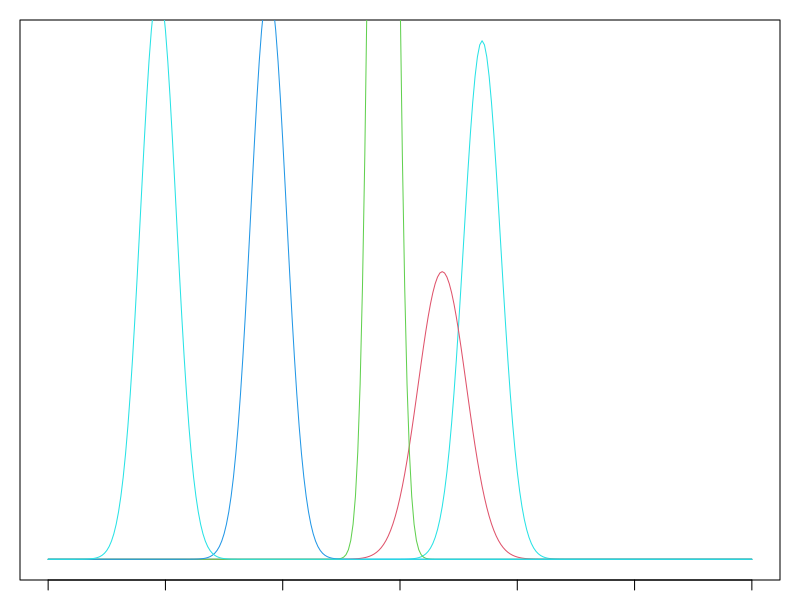
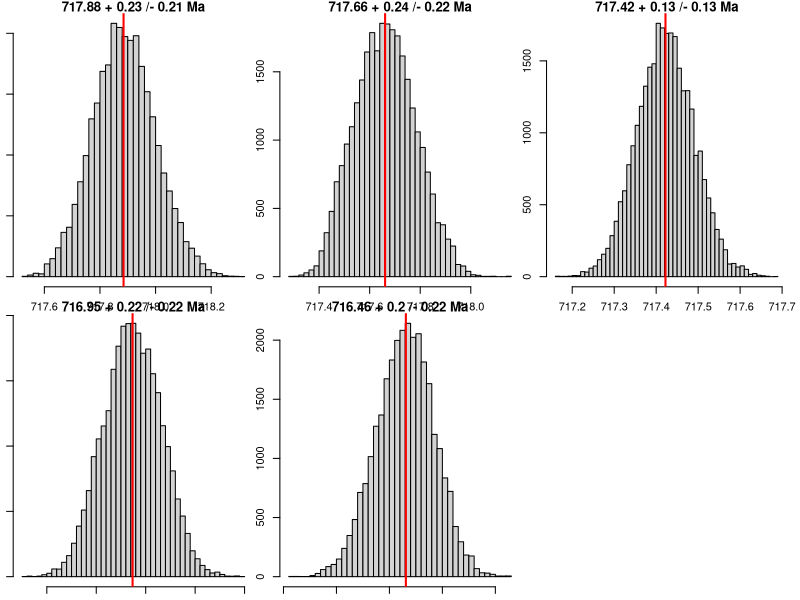
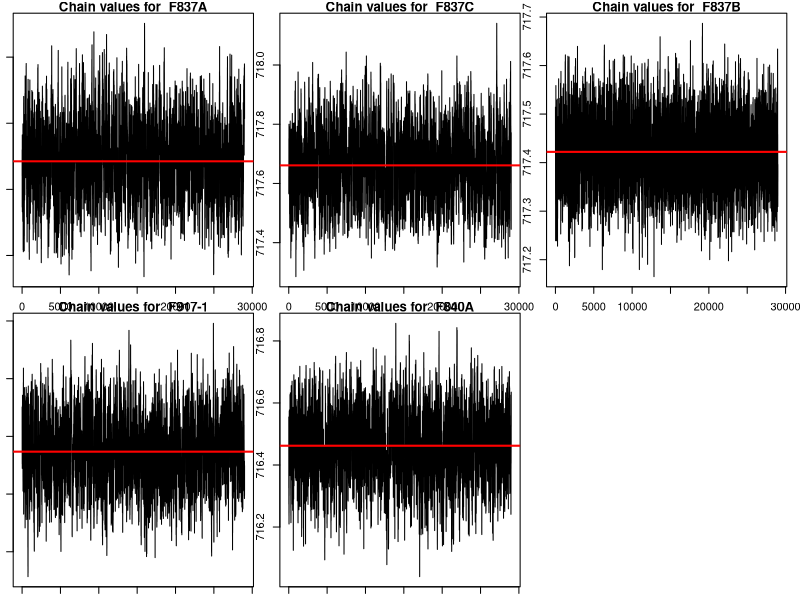
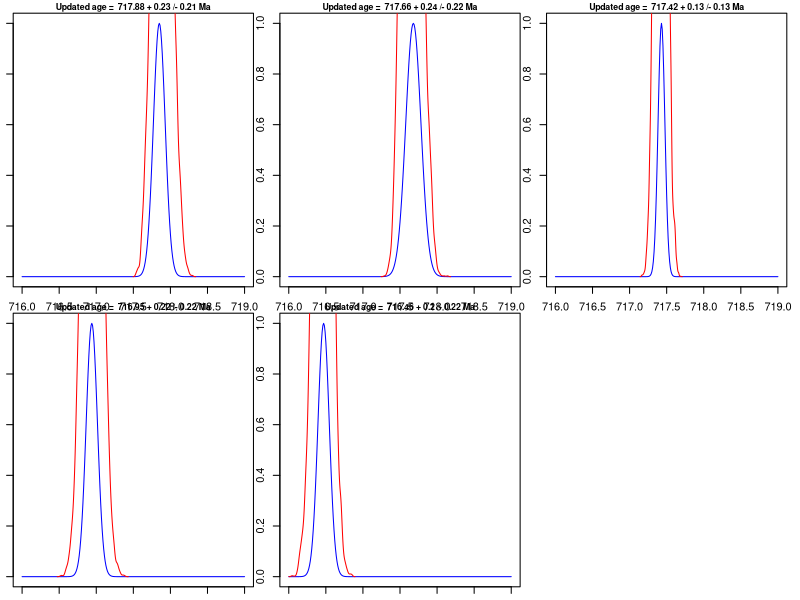
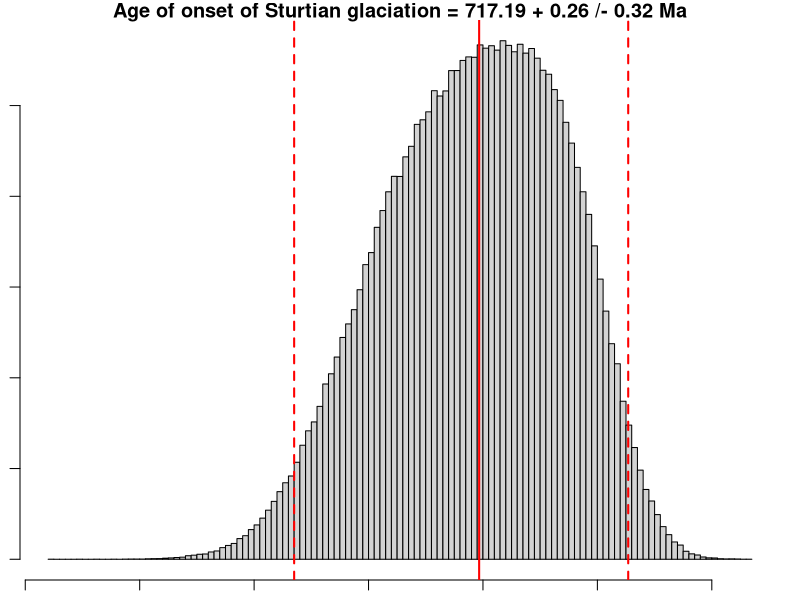
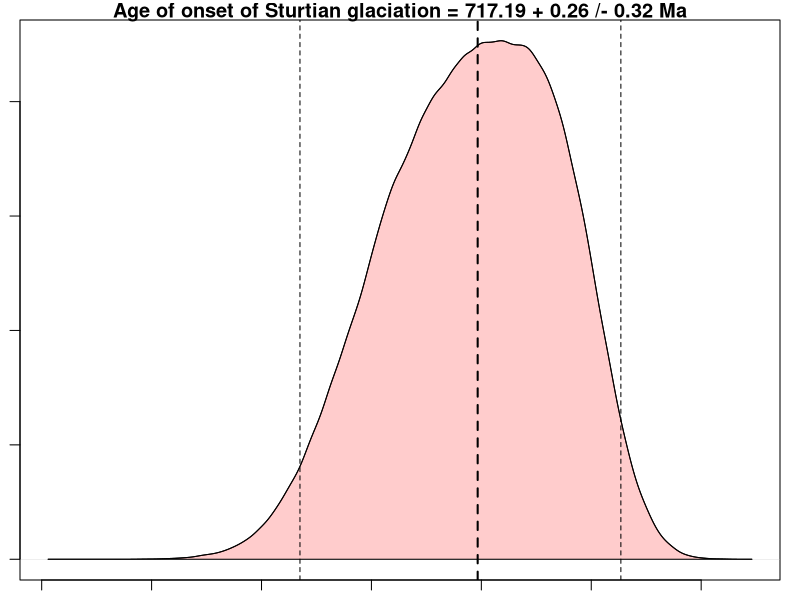
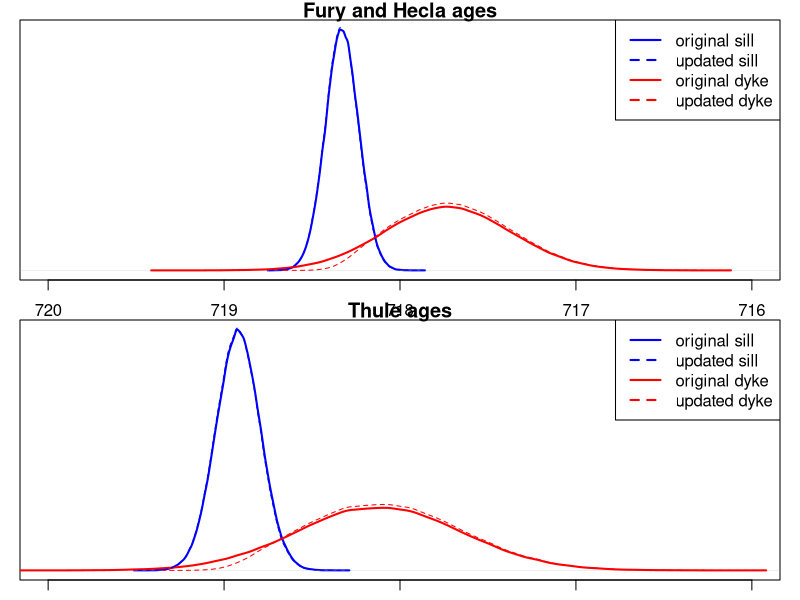
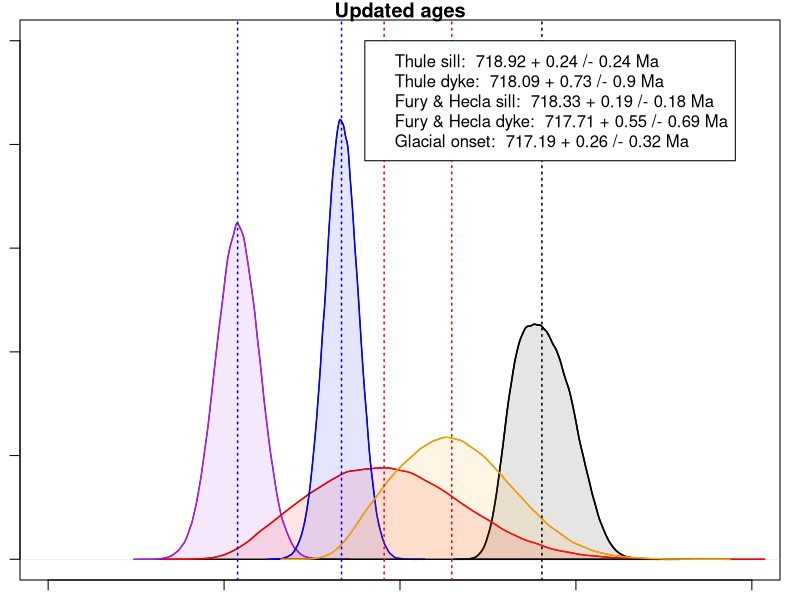

Source code (R) for these figures, in order:
## ---- chunk 1
graphics.off() 
rm(list=ls())  
par(mar=c(1,1,1,1))
## ---- chunk 2
library(dplyr) 
library(scales)

# This function generates a median age and the plus and minus uncertainties using quantiles.This function generates uncertainties at the 95% level allowing for non-Gaussian distributions.

age_calc <- function(agesamples, prob=0.95){
  q <- quantile(agesamples, c(0.5, 0.025, 0.975))
  boundarymedian <- q[1]
  boundaryplus <- q[3]-q[1]
  boundaryminus <- q[1]-q[2]
  return(as.vector(c(boundarymedian, boundaryplus, boundaryminus)))
}

# This function generates text describing the age and uncertainty in terms of the familiar +/- convention typically used in geochronology.

age_print <- function(params){
  params = params
  age <- paste(round(params[1],2) %>% as.character, "+", round(params[2],2) %>% as.character, "/-", round(params[3],2) %>% as.character, "Ma")
  return(age)
}

## ---- chunk 3
#all data are from Macdonald et al. (2018, Precambrian Research)
means <- data.frame('Rank'=1:5, 'Id' = c('F837A', 'F837C', 'F837B', 'F917-1', 'F840A'), 
                     age = c(717.85, 717.68, 717.43, 716.94, 716.47), 'age_err95' = 
                       c(0.24,0.31,0.14,0.23,0.23))
means
dur <- length(means$age)
# We need to convert 95% uncertainty to 1-sigma for the purpose of this analysis since it will be done based on standard deviations. 
sd_corr <- 95.45/95
## ---- chunk 4
ln_likelihoods <- function(t){
  ll <- matrix(0,dur,1)
  for (s in 1:dur){
      ll[s] <- dnorm(t[s],mean=means$age[s],sd=(means$age_err95[s])*sd_corr/2, log=T)
    }
  return(ll)
}
## ---- chunk 5
age_axis <- seq(716,719, by=0.01) # Changes based on data set
len <- length(age_axis)
ageAxis <- matrix(0,dur,len)

for(i in 1:len){
  ageAxis[,i] <- age_axis[i]
}


ln_ages <- matrix(0,dur,len) 

for(i in 1:len) {
  ln_ages[,i] <- 10^(ln_likelihoods(ageAxis[,i]))
}

  plot(age_axis,ln_ages[1,], type="l",col=i,xlab="Age [Ma]", ylab="Likelihood", yaxt = "n")

for (i in 2:dur){
  
    lines(age_axis,ln_ages[i,], col=i)
  }
 
## ---- chunk 6
ln_likelihood = function(params){
  sumll <- sum(ln_likelihoods(params))
  return(sumll)
}
## ---- chunk 7
ln_prior <- function(params){
  for (i in seq(1,length(params)-1)){ 
    t_prior<- params[i]
    t_next<-params[i+1]
    if (t_prior>t_next){
      if (i==(dur-1)){
        ln_pr <- log(1)
      }else{
        t_prior <- t_next
        next
      }
    } else{
      ln_pr<-log(0)
    }

  return(ln_pr)
  }
}  
## ---- chunk 8
# This is to test whether or not the post function is working. 
ln_prior(c(753, 745, 740, 732, 730))
## ---- chunk 9
ln_post <- function(params){
  post <- ln_likelihood(params) + ln_prior(params)
  return(post)
}
## ---- chunk 10
proposalfunction <- function(param){
  # The sd values for the proposal function must be calculated depending on the age type
  # We will just use 0.05 m.y. for each
  sd_vals <- rep(0.05, dur)
  means <- means[order(means$age,decreasing=TRUE),]
  return(rnorm(dur,mean = param, sd= sd_vals))
}
## ---- chunk 11
run_metropolis_MCMC <- function(startvalue, iterations){
  chain = array(dim = c(iterations+1,dur))
  chain[1,] = startvalue
  for (i in 1:iterations){
    proposal = proposalfunction(chain[i,])
    probab = exp(ln_post(proposal) - ln_post(chain[i,]))
    if (runif(1) < probab){ 
      chain[i+1,] = proposal
    }else{
      chain[i+1,] = chain[i,]
    }
  }
  return(chain)
}

## ---- chunk 12
startval <- rnorm(5, mean=means$age, sd=means$age_err95/4)

chain = run_metropolis_MCMC(startval, 30000)

burnIn = 1000
acceptance = 1-mean(duplicated(chain[-(1:burnIn),]))
## ---- chunk 13
  yukon_updated <- data.frame(matrix(nrow=dur,ncol=3))
  updated <- vector()
for (i in 1:dur){
  yukon_updated[i,] <- age_calc(chain[-(1:burnIn),i])
  updated[i] <- age_print(yukon_updated[i,])
}
## ---- chunk 14

#histograms
par(mfrow = c(2,3))

for (i in 1:dur){
    hist(chain[-(1:burnIn),i],nclass=50, main=updated[i], xlab=paste("Updated age for ", means$Id[i]))
    abline(v = yukon_updated[i,1], col="red", lwd=2)
}

#chain plots
par(mfrow = c(2,3))
for (i in 1:dur){
    plot(chain[-(1:burnIn),i], type = "l", xlab="Median is red line" , main = paste("Chain values for ", means$Id[i]))
    abline(h = yukon_updated[i,1], col="red", lwd=2)
}

#density plots 
par(mfrow = c(2,3))

for (i in 1:dur){
   plot(age_axis, ln_ages[(i),]/max(ln_ages[(i),]), ylim=c(0,1), type="l", col="blue", main=paste("Updated age = ", updated[i]),cex.main=0.8,ylab=paste("yaxis",i))
#dens(chain[-(1:burnIn),step], col="red", norm.comp=FALSE, add=TRUE)
lines(density(chain[-(1:burnIn),i]), col="red")
}
par(mfrow = c(1,1))
## ---- chunk 15
#Note that we are assuming a normal distribution for these two update ages for the purpose of resampling because I can generate more numbers. 
upperAge <- yukon_updated[4,1] # This is the uppermost pre-glacial age
upperSd <- (yukon_updated[4,2]+yukon_updated[4,3])*sd_corr/4 # And this is its standard deviation
lowerAge <- yukon_updated[3,1] # This is the lowermost post-glacial onset age
lowerSd <- (yukon_updated[3,2]+yukon_updated[3,3])*sd_corr/4 # And this is its standard deviation


sampnum <- 500000 # number of random samples for each age
# Sample from a normal distribution of each
upper_sample <- rnorm(sampnum, mean = upperAge, sd = upperSd) # generate random samples
lower_sample <- rnorm(sampnum, mean = lowerAge, sd = lowerSd)
## ---- chunk 16
n <- sum(upper_sample < lower_sample) # calculate number of samples that do not contradict superposition
c <- 1
boundaryage <- vector(mode="numeric", length=n)

for ( i in 1:sampnum ) {
  if (upper_sample[i] < lower_sample[i]) {
   boundaryage[c] <- runif(1, min=upper_sample[i], max=lower_sample[i])
  c <- c + 1
  }
}
# To save space, we'll now eliminate the original random samples
rm(upper_sample, lower_sample)
## ---- chunk 17
# First, extract the median and the 2.5% and 97.5% quantiles
q <- quantile(boundaryage, c(0.5, 0.025, 0.975))
boundary_median <- q[1]
boundaryminus <- q[1]-q[2]
boundaryplus <- q[3]-q[1]
boundary <- paste(round(boundary_median,2) %>% as.character, "+", round(boundaryplus,2) %>% as.character, "/-", round(boundaryminus,2) %>% as.character, "Ma")
## ---- chunk 18
hist(boundaryage, nclass=100, xlab="Age (Ma)", main=paste("Age of onset of Sturtian glaciation =", boundary))
abline(v=q[1], col="red", lwd=2, lty=1)
abline(v=q[2], col="red", lwd=2, lty=2)
abline(v=q[3], col="red", lwd=2, lty=2)
plot(density(boundaryage), xlab="Age (Ma)", main=paste("Age of onset of Sturtian glaciation =", boundary))
polygon(density(boundaryage), col=alpha("red", 0.2))
abline(v = boundary_median, col="black", lwd=2, lty=2)
abline(v = q[2], col="black", lwd=1, lty=2)
abline(v = q[3], col="black", lwd=1, lty=2)
## ---- chunk 19
# First for the Fury and Hecla basin
FHsill_mean <- 718.33
FHsill_sd <- 0.19/2
FHdyke_mean <- 717.73
FHdyke_sd <- 0.72/2
sampnum <- 300000 # number of random samples for each age
# Sample from a normal distribution of each
FHsill_sample <- rnorm(sampnum, mean = FHsill_mean, sd = FHsill_sd) # generate random samples
FHdyke_sample <- rnorm(sampnum, mean = FHdyke_mean, sd = FHdyke_sd)

# now to select those samples that obey cross-cutting constraint
n <- sum(FHsill_sample > FHdyke_sample) # calculate number of samples that do not contradict superposition
c <- 1
FHsill_new <- vector(mode="numeric", length=n)
FHdyke_new <- vector(mode="numeric", length=n)
for ( i in 1:sampnum ) {
  if (FHsill_sample[i] > FHdyke_sample[i]) {
    FHsill_new[c] <- FHsill_sample[i]
    FHdyke_new[c] <- FHdyke_sample[i]
    c <- c + 1
  }
}

# And finally to calculate the summary statistics
# And calculate the summary statistics and generate a print label for the figures at the same time
FHsill_age <- age_calc(FHsill_new)
FHsill_label <- age_print(FHsill_age)
FHsill_label <- paste("Fury & Hecla sill: ", FHsill_label)

FHdyke_age <- age_calc(FHdyke_new)
FHdyke_label <- age_print(FHdyke_age)
FHdyke_label <- paste("Fury & Hecla dyke: ", FHdyke_label)
## ---- chunk 20
# First for the Fury and Hecla basin
THsill_mean <- 718.92
THsill_sd <- 0.25/2
THdyke_mean <- 718.12
THdyke_sd <- 0.94/2
sampnum <- 300000 # number of random samples for each age
# Sample from a normal distribution of each
THsill_sample <- rnorm(sampnum, mean = THsill_mean, sd = THsill_sd) # generate random samples
THdyke_sample <- rnorm(sampnum, mean = THdyke_mean, sd = THdyke_sd)

# now to select those samples that obey cross-cutting constraint
n <- sum(THsill_sample > THdyke_sample) # calculate number of samples that do not contradict superposition
c <- 1
THsill_new <- vector(mode="numeric", length=n)
THdyke_new <- vector(mode="numeric", length=n)
for ( i in 1:sampnum ) {
  if (THsill_sample[i] > THdyke_sample[i]) {
    THsill_new[c] <- THsill_sample[i]
    THdyke_new[c] <- THdyke_sample[i]
    c <- c + 1
  }
}

# And calculate the summary statistics and generate a print label for the figures at the same time
THsill_age <- age_calc(THsill_new)
THsill_label <- age_print(THsill_age)
THsill_label <- paste("Thule sill: ", THsill_label)

THdyke_age <- age_calc(THdyke_new)
THdyke_label <- age_print(THdyke_age)
THdyke_label <- paste("Thule dyke: ", THdyke_label)

## ---- chunk 21
par(mfrow=c(2,1))
# The Fury & Hecla sills and dykes

plot(density(FHsill_sample), col=alpha("blue"), xlim=c(720, 716), lty=1,lwd=2, 
     main="Fury and Hecla ages", xlab="Age (Ma)", ylab="", yaxt = "n")
lines(density(FHdyke_sample), col=alpha("red"), lty=1, lwd=2)

#polygon(density(THsill_new), col=alpha("blue", 0.1))
lines(density(FHsill_new),col="blue", lwd=1, lty=2)

#polygon(density(THdyke_new), col=alpha("red", 0.1))
lines(density(FHdyke_new), col="red", lwd=1, lty=2)

legend(x = 'topright',
legend = c("original sill","updated sill","original dyke","updated dyke"),
lty = c(1,2,1,2), 
col = c("blue","blue","red","red"),
lwd=2)

# Thule sills and dykes
plot(density(THsill_sample), col=alpha("blue"), xlim=c(720, 716), lty=1,lwd=2, 
     main="Thule ages", xlab="Age (Ma)", ylab="", yaxt = "n")
lines(density(THdyke_sample), col=alpha("red"), lty=1, lwd=2)

#polygon(density(THsill_new), col=alpha("blue", 0.1))
lines(density(THsill_new),col="blue", lwd=1, lty=2)

#polygon(density(THdyke_new), col=alpha("red", 0.1))
lines(density(THdyke_new), col="red", lwd=1, lty=2)

legend(x = 'topright',
legend = c("original sill","updated sill","original dyke","updated dyke"),
lty = c(1,2,1,2), 
col = c("blue","blue","red","red"),
lwd=2)
## ---- chunk 22
par(mfrow=c(1,1))
# first, let's make some labels for the legend
boundary_label <- paste("Glacial onset: ", boundary)

# first, we'll plot the sills 


plot(density(boundaryage), col=alpha("black"), lwd=1.5, xlim=c(720, 716), ylim=c(0,5), main="Updated ages", xlab="Age (Ma)")
polygon(density(boundaryage), col=alpha("black", 0.1), lwd=1.5)
polygon(density(THsill_new), col=alpha("purple", 0.1))
lines(density(THsill_new), col="purple", lwd=1.5)
polygon(density(THdyke_new), col=alpha("red", 0.1))
lines(density(THdyke_new), col="red", lwd=1.5)
polygon(density(FHsill_new), col=alpha("blue", 0.1))
lines(density(FHsill_new), col="blue", lwd=1.5)
polygon(density(FHdyke_new), col=alpha("orange", 0.1))
lines(density(FHdyke_new), col="orange", lwd=1.5)


# add the median lines
abline(v = THsill_age[1], col="blue", lwd=1.5, lty=3)
abline(v = THdyke_age[1], col="red", lwd=1.5, lty=3)
abline(v = FHsill_age[1], col="blue", lwd=1.5, lty=3)
abline(v = FHdyke_age[1], col="red", lwd=1.5, lty=3)
abline(v = boundary_median[1], col="black", lwd=1.5, lty=3)
legend(x=718.2, y=5, c(THsill_label, THdyke_label, FHsill_label, FHdyke_label, boundary_label))


## ---- chunk 23

combined_sills_mean <- 718.40
combined_sills_sd <- 0.16*sd_corr/2
combined_dykes_mean <- 717.87
combined_dykes_sd <- 0.56*sd_corr/2

sills_distribution <- rnorm(200000, mean = combined_sills_mean, sd = combined_sills_sd)
dykes_distribution <- rnorm(200000, mean = combined_dykes_mean, sd = combined_dykes_sd)
sills_age <- age_calc(sills_distribution)
sills_label <- age_print(sills_age) 
dykes_age <- age_calc(dykes_distribution)
dykes_label <- age_print(dykes_age)
sills_label <- paste("Composite sills: ", sills_label)
dykes_label <- paste("Composite dykes: ", dykes_label)
  
plot(density(sills_distribution), col="blue", xlim=c(719, 716), ylim=c(0,5), lwd=1.5, main="Combined updated ages", xlab="Age (Ma)", ylab="density")
polygon(density(sills_distribution), col=alpha("blue", 0.1))

lines(density(dykes_distribution), col="red", lwd=1.5)
polygon(density(dykes_distribution), col=alpha("red", 0.1))


lines(density(boundaryage), col="black", lwd=1.5)
polygon(density(boundaryage), col=alpha("black", 0.1))

abline(v = sills_age[1], col="blue", lwd=1.5, lty=3)
abline(v = dykes_age[1], col="red", lwd=1.5, lty=3)
abline(v = boundary_median, col="black", lwd=1.5, lty=3)

legend(x='topright', c(sills_label, dykes_label, boundary_label))
## ---- chunk 24
sills_age <- age_calc(c(THsill_new, FHsill_new))
sills_label <- age_print(sills_age) 
dykes_age <- age_calc(c(THdyke_new, FHdyke_new))
dykes_label <- age_print(dykes_age)
sills_label <- paste("Composite sills: ", sills_label)
dykes_label <- paste("Composite dykes: ", dykes_label)
  
plot(density(c(THsill_new, FHsill_new)), col="blue", xlim=c(720, 716), ylim=c(0,4), lwd=1.5, main="Combined updated ages", xlab="Age (Ma)", ylab="density")
polygon(density(c(THsill_new, FHsill_new)), col=alpha("blue", 0.1))

lines(density(c(THdyke_new, FHdyke_new)), col="red", lwd=1.5)
polygon(density(c(THdyke_new, FHdyke_new)), col=alpha("red", 0.1))


lines(density(boundaryage), col="black", lwd=1.5)
polygon(density(boundaryage), col=alpha("black", 0.1))

abline(v = sills_age[1], col="blue", lwd=1.5, lty=3)
abline(v = dykes_age[1], col="red", lwd=1.5, lty=3)
abline(v = boundary_median, col="black", lwd=1.5, lty=3)

legend(x=720, y=4, c(sills_label, dykes_label, boundary_label))
